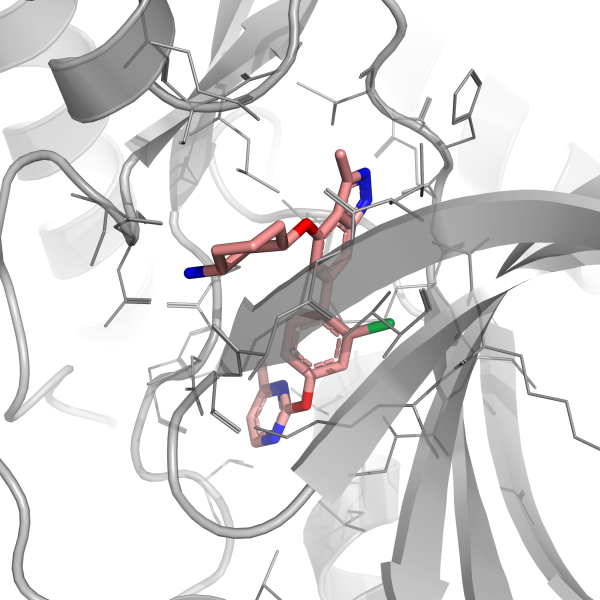
#> input picture opes_tps_out_case1_2d/pymol_basins/B0_native/png/tps_mc_step_00003930_last.png, 1200 x 1200 px (shown at 1/2 size); its folder holds 3 pictures in this run
$ python assemble_basin_figure.py
#> lines starting #> are read from the running program, lines starting #| are printed output that depends on the picture
"""
assemble_basin_figure.py
Assembles a 4-column x 3-row composite figure of basin-representative structures.

Each column corresponds to one of the four TPS-OPES basins (B0–B3), and each row
holds one of the three representative structures rendered by render_tps_checkpoint_cartoons.py.
Column headers display the basin label with approximate (s1, s2) center coordinates.

Usage:
    python scripts/assemble_basin_figure.py \
        --png-root opes_tps_out_case1_2d/pymol_basins \
        --out docs/figs/basin_structural_ensemble.png
"""

import argparse
import pathlib
from typing import Optional

import matplotlib
matplotlib.use("Agg")
import matplotlib.pyplot as plt
import matplotlib.image as mpimg
import numpy as np


BASIN_DEFS = [
    {
        "name": "B0_native",
        "label": r"B$_0$ (Native)" + "\n" + r"$s_1\approx0.07\,\AA$, $s_2\approx5.37\,\AA$",
        "subdir": "B0_native",
    },
    {
        "name": "B1_intermediate",
        "label": r"B$_1$ (Intermediate)" + "\n" + r"$s_1\approx0.35\,\AA$, $s_2\approx5.47\,\AA$",
        "subdir": "B1_intermediate",
    },
    {
        "name": "B2_displaced",
        "label": r"B$_2$ (Displaced)" + "\n" + r"$s_1\approx0.75\,\AA$, $s_2\approx5.56\,\AA$",
        "subdir": "B2_displaced",
    },
    {
        "name": "B3_far_tail",
        "label": r"B$_3$ (Far tail)" + "\n" + r"$s_1\approx1.10\,\AA$, $s_2\approx5.48\,\AA$",
        "subdir": "B3_far_tail",
    },
]


def load_pngs(png_dir: pathlib.Path, n: int = 3) -> list:
    """Load up to *n* PNG images sorted by filename from *png_dir*."""
#> called with n = 3
    pngs = sorted(png_dir.glob("*.png"))
    if len(pngs) == 0:
        raise FileNotFoundError(f"No PNG files found in {png_dir}")
    return [mpimg.imread(str(p)) for p in pngs[:n]]
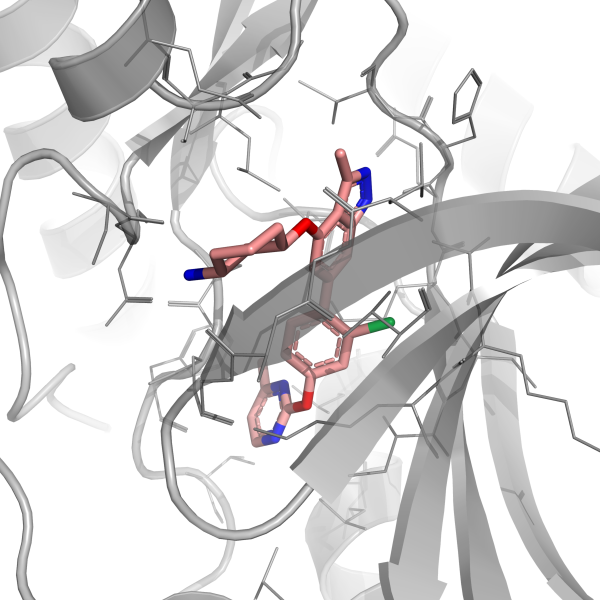
#> input picture opes_tps_out_case1_2d/pymol_basins/B0_native/png/tps_mc_step_00005580_last.png, 1200 x 1200 px (shown at 1/2 size)
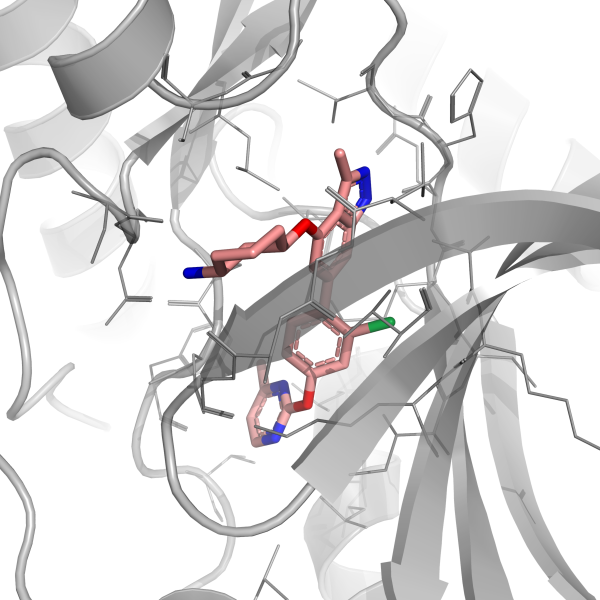
#> input picture opes_tps_out_case1_2d/pymol_basins/B0_native/png/tps_mc_step_00006060_last.png, 1200 x 1200 px (shown at 1/2 size)


def assemble_figure(
    png_root: pathlib.Path,
    out_path: pathlib.Path,
    n_rows: int = 3,
    dpi: int = 300,
    row_labels: Optional[list[str]] = None,
) -> None:
    """Create and save the composite publication figure.

    Parameters
    ----------
    png_root:
        Directory containing per-basin subdirectories (each with a ``png/`` subdirectory).
    out_path:
        Destination path for the assembled PNG.
    n_rows:
        Number of structure rows per basin column (default 3).
    dpi:
        Output resolution in dots per inch.
    row_labels:
        Optional list of left-side row labels (length must equal n_rows).
    """
    n_cols = len(BASIN_DEFS)

    # Load images
    images: list[list] = []
    for bd in BASIN_DEFS:
        png_dir = png_root / bd["subdir"] / "png"
        images.append(load_pngs(png_dir, n_rows))

    # Determine cell size (use first image as reference)
    ref_img = images[0][0]
#> ref_img is the input picture: shape (1200, 1200, 4) float32; mean R, G, B, A 0.861, 0.855, 0.857, 1
    img_h, img_w = ref_img.shape[:2]
#> img_h = 1200; img_w = 1200
    cell_w = img_w / dpi  # inches
#> cell_w = 4
    cell_h = img_h / dpi
#> cell_h = 4

    # Layout constants (inches)
    header_h = 0.55          # column header height
    row_label_w = 0.0        # no row labels
    fig_w = n_cols * cell_w + row_label_w + 0.10
#> fig_w = 16.1
    fig_h = n_rows * cell_h + header_h + 0.10
#> fig_h = 12.65

    fig = plt.figure(figsize=(fig_w, fig_h), dpi=dpi, facecolor="white")

    # Grid: header_h_frac + n_rows cells
    header_frac = header_h / fig_h
#> header_frac = 0.0435
    body_frac = 1.0 - header_frac - 0.02
#> body_frac = 0.937

    gs = fig.add_gridspec(
        n_rows + 1,
        n_cols,
        height_ratios=[header_h] + [cell_h] * n_rows,
        hspace=0.02,
        wspace=0.02,
        left=0.02,
        right=0.98,
        top=0.98,
        bottom=0.02,
    )

    # Column headers
    for col_idx, bd in enumerate(BASIN_DEFS):
        ax_hdr = fig.add_subplot(gs[0, col_idx])
        ax_hdr.axis("off")
        ax_hdr.text(
            0.5, 0.5,
            bd["label"],
            transform=ax_hdr.transAxes,
            ha="center", va="center",
            fontsize=7, fontweight="bold",
            multialignment="center",
        )

    # Structure panels
    for col_idx, bd in enumerate(BASIN_DEFS):
        imgs = images[col_idx]
        for row_idx in range(n_rows):
            ax = fig.add_subplot(gs[row_idx + 1, col_idx])
            ax.imshow(imgs[row_idx])
            ax.axis("off")
            # Row-number label on leftmost column
            if col_idx == 0:
                ax.text(
                    -0.04, 0.5,
                    f"{row_idx + 1}",
                    transform=ax.transAxes,
                    ha="right", va="center",
                    fontsize=6, color="#555555",
                )

    out_path.parent.mkdir(parents=True, exist_ok=True)
    fig.savefig(out_path, dpi=dpi, bbox_inches="tight", facecolor="white")
    plt.close(fig)
#> (the run stopped early here; a loop or call above may not have finished)
